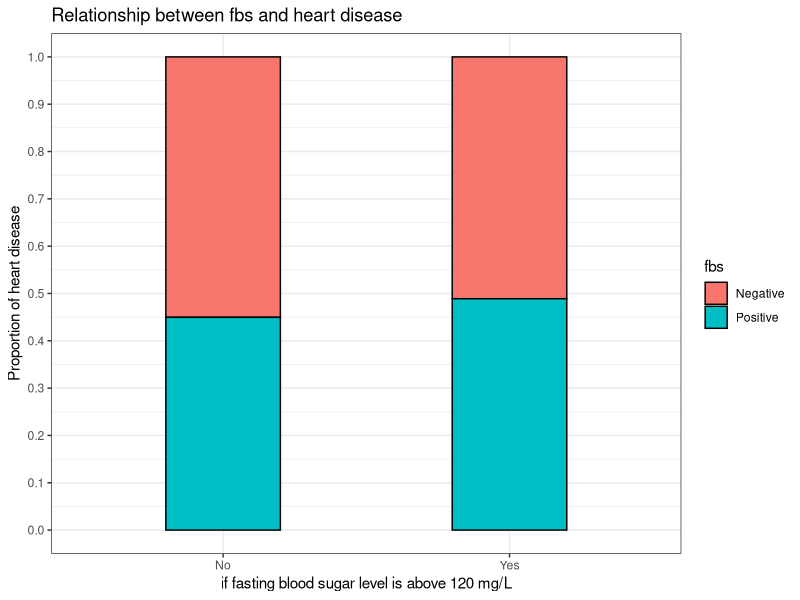
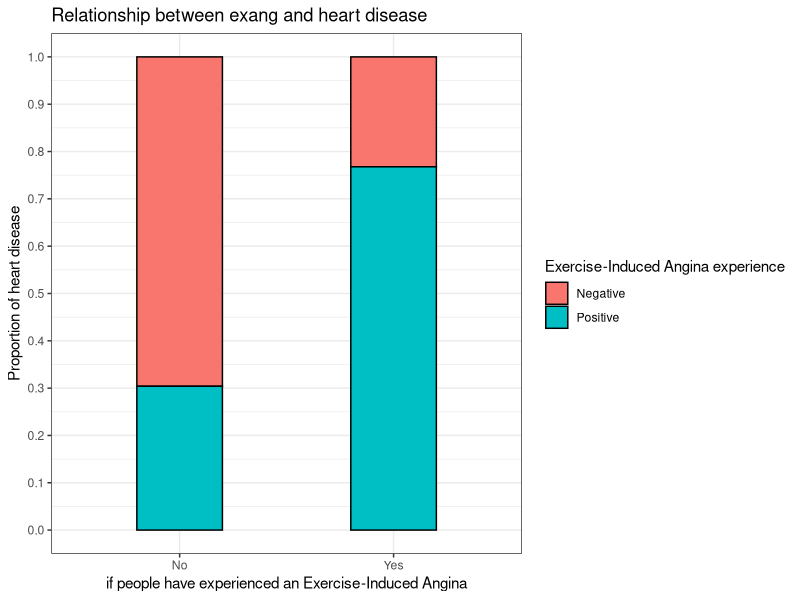
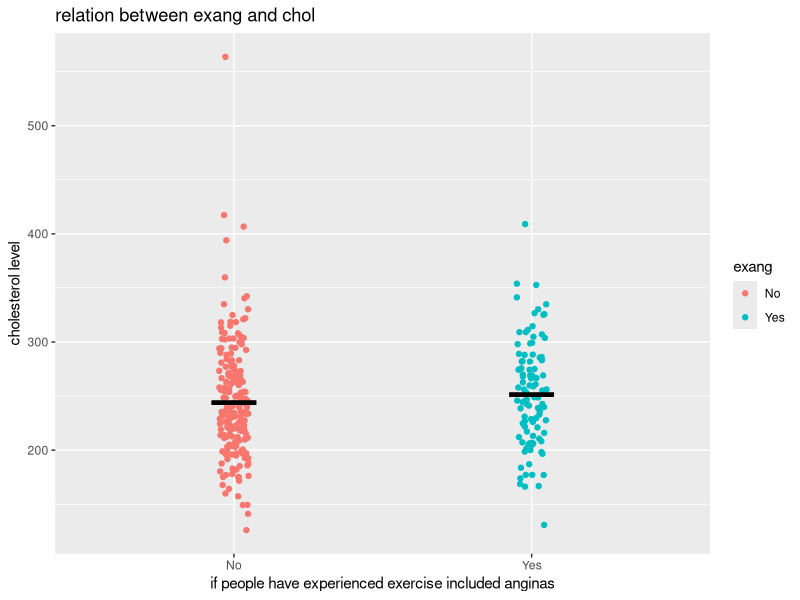

These charts were generated, in order, by the following R code:
## ---- chunk 1
knitr::opts_chunk$set(echo = TRUE)
## ---- chunk 2
library(tidyverse)
## ---- chunk 3
library(readxl)
#heart = read_excel("heart.xlsx")
heart = read_csv("heart_new.csv")
## ---- chunk 4
View(heart)
## ---- chunk 5
ggplot(data = heart, aes(x = fbs, fill = target)) +
  geom_bar(color = "black", position = "fill", width = 0.4) +
  labs(x = "if fasting blood sugar level is above 120 mg/L", 
       y = "Proportion of heart disease",
       fill = "fbs", 
       title = "Relationship between fbs and heart disease")+
       theme_bw() +
       scale_y_continuous(breaks = seq(0,1,0.1))
## ---- chunk 6
heart %>%
  group_by(fbs,target) %>%
  summarise(count=n())
## ---- chunk 7
prop.test(x=c(116,22),
          n=c(258,45),
          alternative="less")
## ---- chunk 8
ggplot(data = heart, aes(x = exang, fill = target)) +
  geom_bar(color = "black", position = "fill", width = 0.4) +
  labs(x = "if people have experienced an Exercise-Induced Angina", 
       y = "Proportion of heart disease",
       fill = "Exercise-Induced Angina experience", 
       title = "Relationship between exang and heart disease")+
       theme_bw() +
       scale_y_continuous(breaks = seq(0,1,0.1))
## ---- chunk 9
heart %>%
  group_by(exang,target) %>%
  summarise(count=n())
## ---- chunk 10
prop.test(x=c(62,76),
          n=c(204,99),
          alternative="less")
## ---- chunk 11
ggplot(data = heart, aes(x = exang, y = chol, color = exang)) +
  geom_jitter(width = 0.05) +
  stat_summary(fun = mean, fun.min = mean, fun.max = mean, geom = "errorbar", color = "black", width = 0.15, size = 1.5) +
  labs(x = "if people have experienced exercise included anginas", y = "cholesterol level", title = "relation between exang and chol")
## ---- chunk 12
t.test(data = heart, 
       chol ~ exang, 
       var.equal = FALSE)
